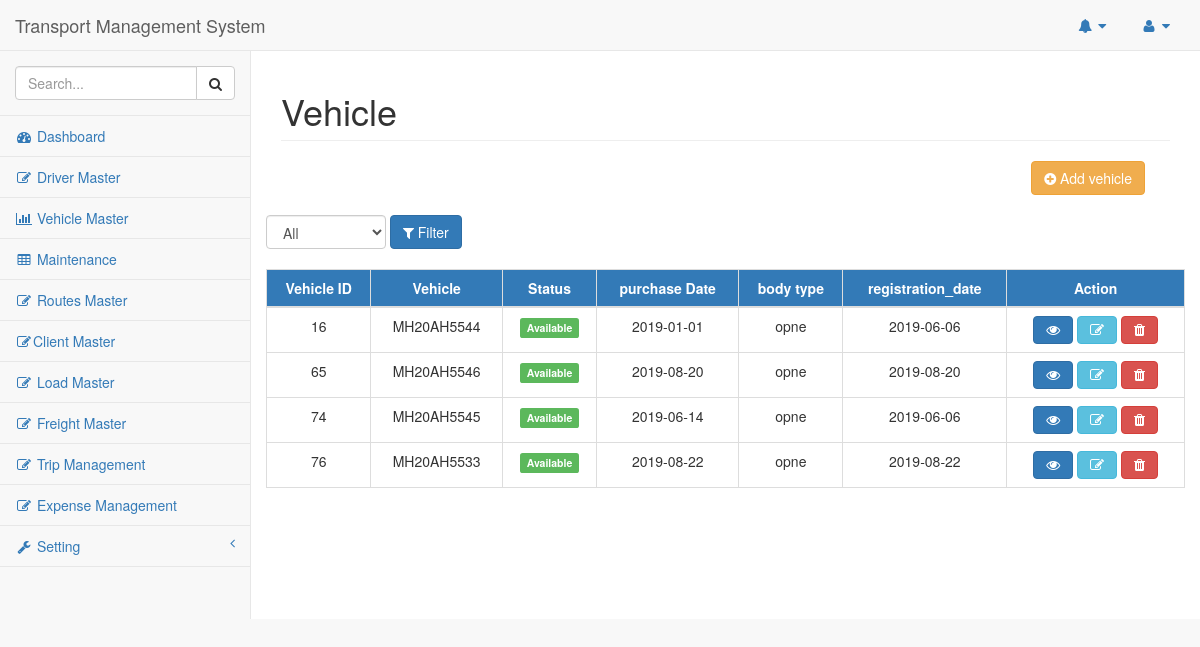
Page /index.php/vehicle on the earlier database version.
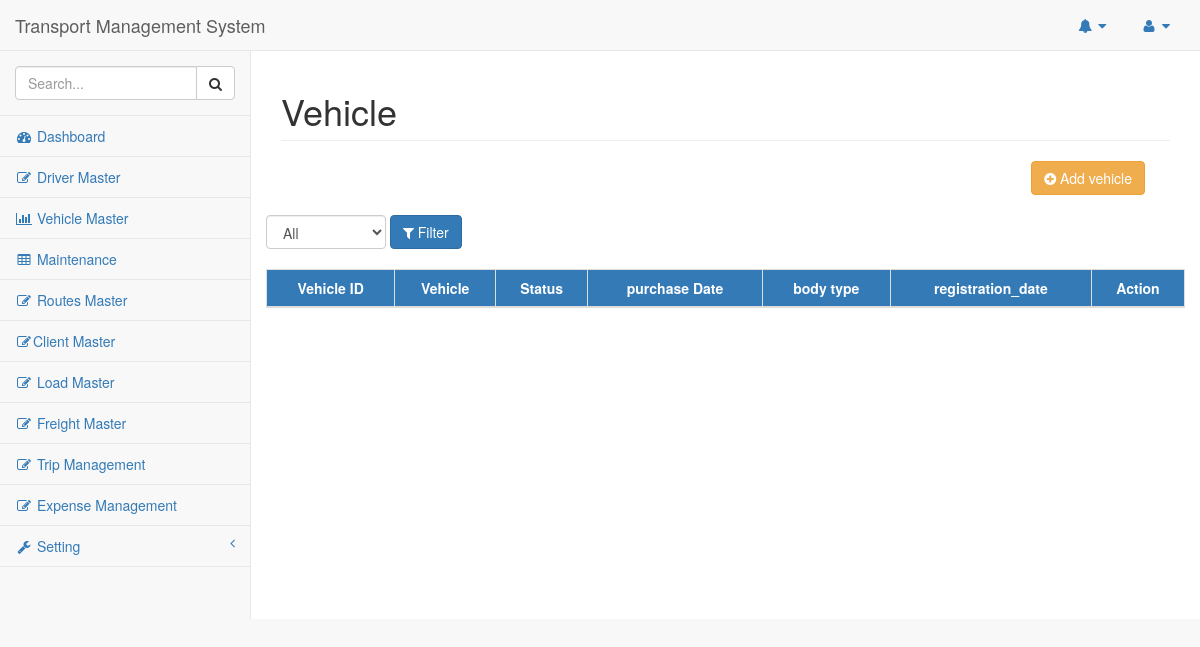
Same page on the later database version.
### tables this page shows
CREATE TABLE `vehicle` (
  `vehicle_id` int(11) NOT NULL,
  `vehicle_expected_average` int(11) NOT NULL DEFAULT '0',
  `vehicle_owner_name` varchar(50) NOT NULL,
  `vehicle_purchase_date` date DEFAULT NULL,
  `vehicle_engine_no` varchar(25) NOT NULL,
  `vehicle_class` varchar(20) NOT NULL,
  `vehicle_body_type` varchar(20) NOT NULL,
  `vehicle_maker` varchar(20) NOT NULL,
  `vehicle_maker_model` varchar(30) NOT NULL,
  `vehicle_laden_wt` int(11) NOT NULL,
  `vehicle_unladen_wt` double NOT NULL,
  `vehicle_category` varchar(30) NOT NULL,
  `vehicle_weight` int(11) NOT NULL,
  `vehicle_seating_capacity` int(11) NOT NULL,
  `vehicle_manufacture_year` date DEFAULT NULL,
  `vehicle_chassis_no` varchar(30) NOT NULL,
  `vehicle_registration_date` date DEFAULT NULL,
  `vehicle_number` varchar(10) NOT NULL,
  `vehicle_current_reading` double NOT NULL,
  `vehicle_type` varchar(30) NOT NULL,
  `vehicle_tyres` int(11) NOT NULL,
  `vehicle_status` int(11) NOT NULL DEFAULT '1' COMMENT '0 = deactive 1 = free 2 = running'
);

### application/helpers/genral_helper.php (called while the page is built, shortened)
<?php
function template($ctx,$page = "templates/error_404",$vers = array())
{
		$ctx->load->view('templates/header');
		$ctx->load->view($page,$vers);
}

### application/controllers/Vehicle.php (called while the page is built, shortened)
<?php
class Vehicle extends CI_Controller {
	public function index()
	{
        template($this, 'vehicle');
	}
}

### index.php (called while the page is built, shortened)
<?php
require_once BASEPATH.'core/CodeIgniter.php';

### application/models/Vehicle_model.php (called while the page is built, shortened)
<?php
class Vehicle_model extends CI_Model
{
    public function get_vehicle_details($filter)
    {
        $this->db->select('vehicle.vehicle_id,vehicle.vehicle_number,vehicle.vehicle_purchase_date,vehicle.vehicle_status,vehicle_body_type,vehicle_registration_date');
        if ($filter == 1 || $filter == 2 || $filter == 0) {
            $this->db->where('vehicle_status =', $filter);
        }
        $query = $this->db->get('vehicle');
        return $query->result();
    }
}

### application/views/vehicle.php (the view, shortened to what the changed rows need)
<body>
    <div id="wrapper">
        <div id="page-wrapper">
            <div class="row">
                <div class="col-lg-12">
                    <h1 class="page-header">Vehicle</h1>
                </div>
            </div>
            <br>
            <div class="row">
                <br/>
                            <div class="card-body">
                                <div class="table-responsive">
                                    <table class="table table-bordered table-hover text-center" id="dataTable">
                                        <thead class="bg-primary text-center">
                                            <tr>
                                                <th class="text-center">Vehicle ID</th>
                                                <th class="text-center">Vehicle</th>
                                                <th class="text-center">Status</th>
                                                <th class="text-center">purchase Date</th>
                                                <th class="text-center">body type</th>
                                                <th class="text-center">registration_date</th>
                                                <th class="text-center">Action</th>
                                            </tr>
                                        </thead>
                                        <tbody>
                                            <?php
                                            $filter = 1;
                                            $data = $this->vehicle_model->get_vehicle_details($filter);
                                            foreach ($data as $value) {
                                                if ($value->vehicle_status == 1) {
                                                    $status = '<span class="label label-success">Available</span>';
                                                    $delete_btn = '<button data-toggle="tooltip" data-placement="top" title="Delete" id="delete" class="btn btn-danger fa fa-trash"></button>';
                                                }elseif ($value->vehicle_status == 2) {
                                                    $status = '<span class="label label-warning">Running</span>';
                                                    $delete_btn = '<button class="btn btn-danger fa fa-trash" disabled=""></button>';
                                                }elseif ($value->vehicle_status == 0) {
                                                    $status = '<span class="label label-danger">Deactivated</span>';
                                                    $delete_btn = '<button class="btn btn-success fa fa-recycle" id="reactive"></button>';
                                                }
                                            echo '<tr>
                                                <td>'.$value->vehicle_id.'</td>
                                                <td>'.$value->vehicle_number.'</td>
                                                <td>'.$status.'</td>
                                                <td>'.$value->vehicle_purchase_date.'</td>
                                                <td>'.$value->vehicle_body_type.'</td>
                                                <td>'.$value->vehicle_registration_date.'</td>
                                                <td value="'.$value->vehicle_id.'">
                                                    <a  class="btn btn-primary fa fa-eye"  data-toggle="modal" id="vehicle_info" data-toggle="tooltip" data-placement="down" title="Update"></a>
                                                    <a  class="btn btn-info fa fa-edit"  data-toggle="modal" id="show_update_vform" data-toggle="tooltip" data-placement="down" title="Update"></a>
                                                    '.$delete_btn.'
                                                </td>
                                            </tr>';
                                            }
                                            ?>
                                        </tbody>
                                    </table>
                                </div>
                            </div>
                        </div>
                    </div>
                </div>
            </body>

Differences in the rows shown:
removed vehicle: vehicle_id "16", vehicle_number "MH20AH5544", vehicle_status "Available", vehicle_purchase_date "2019-01-01", vehicle_body_type "opne", vehicle_registration_date "2019-06-06"
removed vehicle: vehicle_id "65", vehicle_number "MH20AH5546", vehicle_status "Available", vehicle_purchase_date "2019-08-20", vehicle_body_type "opne", vehicle_registration_date "2019-08-20"
removed vehicle: vehicle_id "74", vehicle_number "MH20AH5545", vehicle_status "Available", vehicle_purchase_date "2019-06-14", vehicle_body_type "opne", vehicle_registration_date "2019-06-06"
removed vehicle: vehicle_id "76", vehicle_number "MH20AH5533", vehicle_status "Available", vehicle_purchase_date "2019-08-22", vehicle_body_type "opne", vehicle_registration_date "2019-08-22"
